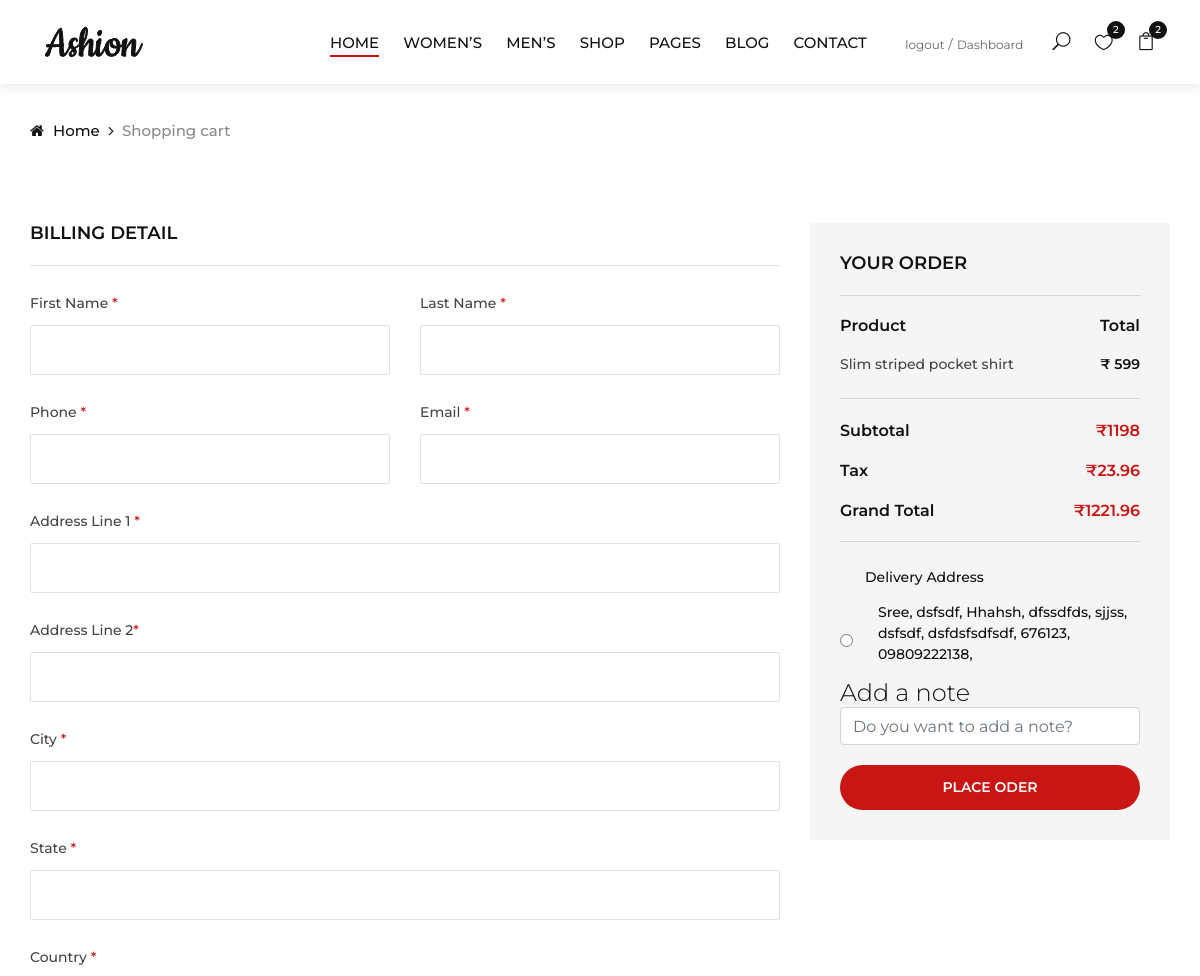
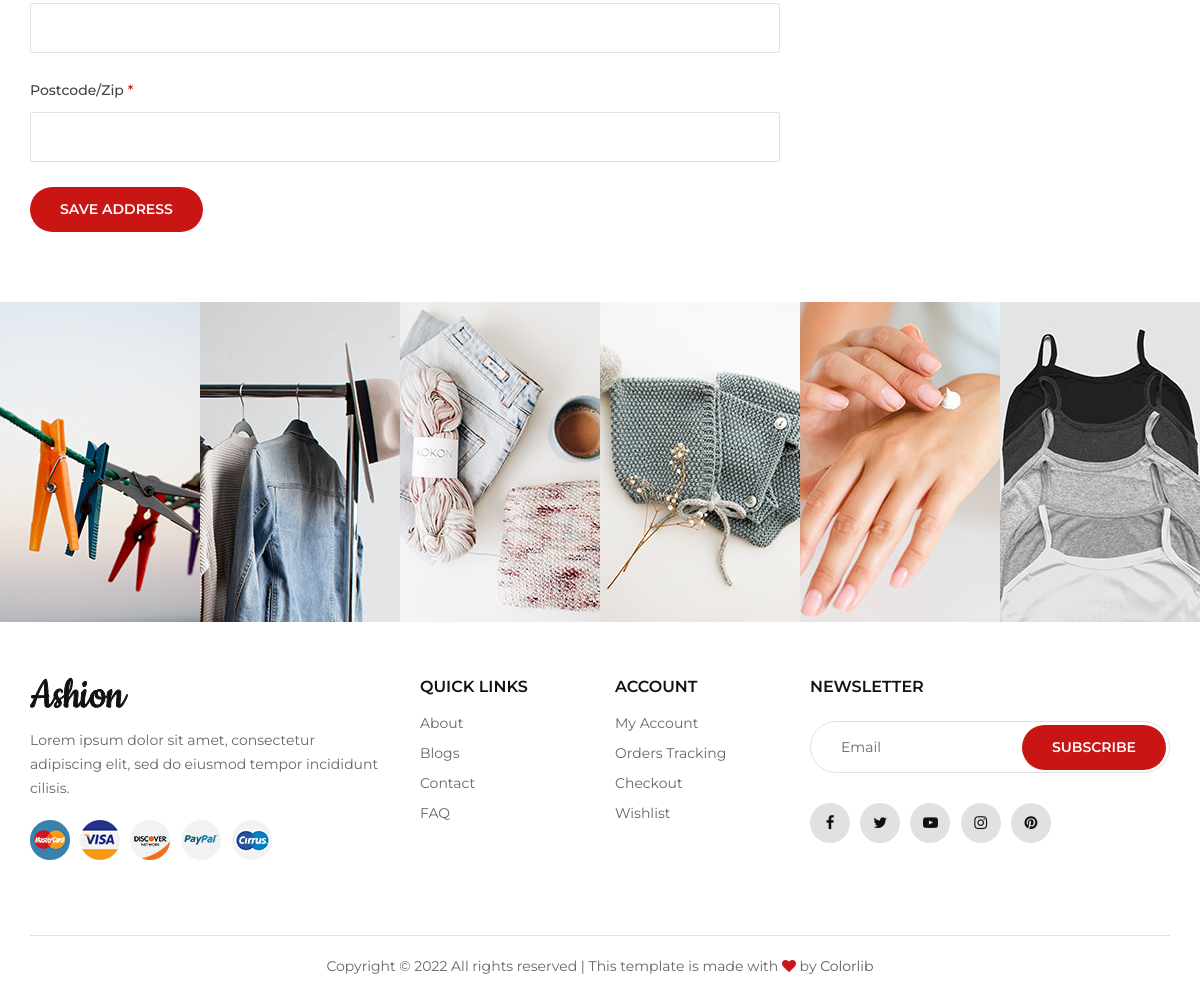
The app's page /cart/checkout/ (signed in) with its own data (2 pictures, top to bottom).
### carts/models.py (models this page shows, shortened)
class CartItem(models.Model):
    user = models.ForeignKey(Account, on_delete=models.CASCADE, null=True)
    product = models.ForeignKey(Product, on_delete=models.CASCADE)
    variations = models.ManyToManyField(Variation, blank=True)
    cart = models.ForeignKey(Cart, on_delete=models.CASCADE,null=True)
    quantity = models.IntegerField()
    is_active = models.BooleanField(default=True)

### store/models.py (models this page shows, shortened)
class Product(models.Model):
    product_name = models.CharField(max_length=255, unique=True)
    slug = models.SlugField(max_length=255, unique=True)
    description = models.TextField(max_length=500, blank=True)
    price = models.IntegerField()
    stock = models.IntegerField()
    images = models.ImageField(upload_to='photos/products')
    cropping = ImageRatioField('images', '512x512')
    image_1 = models.ImageField(upload_to='photos/products',blank=True)
    image_2 = models.ImageField(upload_to='photos/products',blank=True)
    image_3 = models.ImageField(upload_to='photos/products',blank=True)
    image_4 = models.ImageField(upload_to='photos/products',blank=True)
    is_available = models.BooleanField(default=True)
    category = models.ForeignKey(Category, on_delete=models.CASCADE)
    created_date = models.DateTimeField(auto_now_add=True)
    modified_date = models.DateTimeField(auto_now=True)

### orders/models.py (models this page shows, shortened)
class Delivery_address(models.Model):
    user            = models.ForeignKey(Account, on_delete=models.SET_NULL,null=True)
    firstname       = models.CharField(max_length=50,null=False)
    lastname        = models.CharField(max_length=50,null=True)
    addressfield_1  = models.CharField(max_length=250,null=False)
    addressfield_2  = models.CharField(max_length=50,null=True)
    city            = models.CharField(max_length=50,null=False)
    state           = models.CharField(max_length=50,null=False)
    country         = models.CharField(max_length=50,null=False)
    post_code       = models.CharField(max_length=50,null=False)
    phonenumber     = models.CharField(max_length=50,null=False)
    email           = models.EmailField(max_length=50,null=False)
    objects = models.Manager()

### carts/views.py (the view)
# urls.py: path('checkout/',views.checkout,name='checkout'),
@login_required(login_url='login')
def checkout(request, total=0, quantity=0, cart_items=None):
    try:
        tax = 0
        grand_total = 0
        if request.user.is_authenticated:
            cart_items = CartItem.objects.filter(user=request.user, is_active=True)
            address = Delivery_address.objects.filter(user=request.user)
        else:
            cart = Cart.objects.get(cart_id=_cart_id(request))
            cart_items = CartItem.objects.filter(cart=cart, is_active=True)
        for cart_item in cart_items:
            total +=(cart_item.product.price * cart_item.quantity)
            quantity += cart_item.quantity
        tax = (2 * total)/100
        grand_total = total + tax
    except ObjectDoesNotExist:
        pass
    context ={
        'total' : total,
        'quantity' : quantity,
        'cart_items' : cart_items,
        'tax' : tax,
        'grand_total' : grand_total,
        'address': address,
    }
    return render (request, 'checkout.html', context)

### carts/context_processors.py (called while the page is built)
def counter(request):
    cart_count = 0
    if 'admin' in request.path:
        return{}
    else :
        try:
            cart = Cart.objects.filter(cart_id = _cart_id(request))
            if request.user.is_authenticated:
                cart_items = CartItem.objects.all().filter(user=request.user)
            else :
                cart_items = CartItem.objects.all().filter(cart=cart[:1])
            for cart_item in cart_items:
                cart_count += cart_item.quantity
        except Cart.DoesNotExist:
            cart_count = 0
    return dict(cart_count=cart_count)

### carts/views.py (called while the page is built)
def _cart_id(request):
    cart = request.session.session_key
    if not cart :
        cart = request.session.create()
    return cart

### category/context_processors.py (called while the page is built)
def menu_links(request):
    links = Category.objects.all()
    return dict(links=links)

### templates/checkout.html (shortened to what this page needs)
{% extends 'base.html' %} {% load static %} {% block content %}
<div class="breadcrumb-option">
  <div class="container">
    <div class="row">
      <div class="col-lg-12">
        <div class="breadcrumb__links">
          <a href="{% url 'home' %}"><i class="fa fa-home"></i> Home</a>
          <span>Shopping cart</span>
        </div>
      </div>
    </div>
  </div>
</div>
<section class="checkout spad">
  <div class="container">
    <form action="{% url 'save_address' %}" class="checkout__form" method="POST">
      <div class="row">
        <div class="col-lg-8">
          <h5>Billing detail</h5>
          <div class="row">
            <div class="col-lg-6 col-md-6 col-sm-6">
              <div class="checkout__form__input">
                <p>First Name <span>*</span></p>
                <input type="text" name="firstname" required />
              </div>
            </div>
            <div class="col-lg-6 col-md-6 col-sm-6">
              <div class="checkout__form__input">
                <p>Last Name <span>*</span></p>
                <input type="text" name="lastname" required />
              </div>
            </div>
            <div class="col-lg-6 col-md-6 col-sm-6">
              <div class="checkout__form__input">
                <p>Phone <span>*</span></p>
                <input type="text" name="phonenumber" required />
              </div>
            </div>
            <div class="col-lg-6 col-md-6 col-sm-6">
              <div class="checkout__form__input">
                <p>Email <span>*</span></p>
                <input type="email" name="email" required />
              </div>
            </div>
            <div class="col-lg-12">
              <div class="checkout__form__input">
                <p>Address Line 1 <span>*</span></p>
                <input type="text" name='addressfield_1' required />
              </div>
              <div class="checkout__form__input">
                <p>Address Line 2<span>*</span></p>
                <input type="text" name='addressfield_2' required />
              </div>
              <div class="checkout__form__input">
                <p>City <span>*</span></p>
                <input type="text" name="city" required />
              </div>
              <div class="checkout__form__input">
                <p>State <span>*</span></p>
                <input type="text" name="state" required />
              </div>
              <div class="checkout__form__input">
                <p>Country <span>*</span></p>
                <input type="text" name="country" required />
              </div>
              <div class="checkout__form__input">
                <p>Postcode/Zip <span>*</span></p>
                <input type="number" name='post_code'>
            </div>
              <button type="submit" name="submit" class="site-btn">Save Address</button>
            </div>
          </div>
        </div>
      </form>
        <div class="col-lg-4">
          <div class="checkout__order">
            <h5>Your order</h5>
            <div class="checkout__order__product">
              <ul>
                <li>
                  <span class="top__text">Product</span>
                  <span class="top__text__right">Total</span>
                </li>
                {% for cart_items in cart_items %}
                <li>
                  {{cart_items.product.product_name}}<span
                    >₹ {{cart_items.product.price}}</span
                  >
                </li>
                {% endfor %}
              </ul>
            </div>
            <div class="checkout__order__total">
              <ul>
                <li>Subtotal <span>₹{{total}}</span></li>
                <li>Tax <span>₹{{tax}}</span></li>
                <li>Grand Total <span>₹{{grand_total}}</span></li>
              </ul>
            </div>
            <form action="{% url 'place_order' %}" method="post">
            <div class="checkout__order__widget">
              <label for="o-acc">
                Delivery Address
              </label>
              {% for address in address %}
                    <div style="display: flex">
                        <input style="display: inline" type="radio" id="address" name="address" value="{{address.id}}">
                        <label style="display: inline">
                            {{address.firstname}},
                            {{address.lastname}},
                            {{address.addressfield_1}},
                            {{address.addressfield_2}},
                            {{address.city}},
                            {{address.state}},
                            {{address.country}},
                            {{address.post_code}},
                            {{address.phonenumber}},
                        </label>
                    </div>
                    {% endfor %}
                    <div class="checkout__order__widget">
                        <h4 style="font-weight: 300;">Add a note</h4>
                        <input type="text" name='ordernote' placeholder="Do you want to add a note?"
                            class="form-control">
                    </div>
            </div>
            <button type="submit" name="submit" class="site-btn">Place oder</button>
          </form>
          </div>
        </div>
      </div>
</section>
<div class="instagram">
  <div class="container-fluid">
    <div class="row">
      <div class="col-lg-2 col-md-4 col-sm-4 p-0">
        <div
          class="instagram__item set-bg"
          data-setbg="{% static 'img/instagram/insta-1.jpg' %}"
        >
        </div>
      </div>
      <div class="col-lg-2 col-md-4 col-sm-4 p-0">
        <div
          class="instagram__item set-bg"
          data-setbg="{% static 'img/instagram/insta-2.jpg' %}"
        >
        </div>
      </div>
      <div class="col-lg-2 col-md-4 col-sm-4 p-0">
        <div
          class="instagram__item set-bg"
          data-setbg="{% static 'img/instagram/insta-3.jpg' %}"
        >
        </div>
      </div>
      <div class="col-lg-2 col-md-4 col-sm-4 p-0">
        <div
          class="instagram__item set-bg"
          data-setbg="{% static 'img/instagram/insta-4.jpg' %}"
        >
        </div>
      </div>
      <div class="col-lg-2 col-md-4 col-sm-4 p-0">
        <div
          class="instagram__item set-bg"
          data-setbg="{% static 'img/instagram/insta-5.jpg' %}"
        >
        </div>
      </div>
      <div class="col-lg-2 col-md-4 col-sm-4 p-0">
        <div
          class="instagram__item set-bg"
          data-setbg="{% static 'img/instagram/insta-6.jpg' %}"
        >
        </div>
      </div>
    </div>
  </div>
</div>
{% endblock content %}

### static/css/style.css (style rules this page uses)
html, body { height: 100%; font-family: "Montserrat", sans-serif; -webkit-font-smoothing: antialiased; }
h1, h2, h3, h4, h5, h6 { margin: 0; color: #111111; font-weight: 400; font-family: "Montserrat", sans-serif; }
h4 { font-size: 24px; }
h5 { font-size: 18px; }
p { font-size: 14px; font-family: "Montserrat", sans-serif; color: #666666; font-weight: 400; line-height: 24px; margin: 0 0 15px 0; }
ul, ol { padding: 0; margin: 0; }
.set-bg { background-repeat: no-repeat; background-size: cover; background-position: top center; }
.spad { padding-top: 100px; padding-bottom: 100px; }
.site-btn { font-size: 14px; color: #ffffff; background: #ca1515; font-weight: 600; border: none; text-transform: uppercase; display: inline-block; padding: 12px 30px; border-radius: 50px; }
.instagram__item { height: 320px; display: -webkit-box; display: -ms-flexbox; display: flex; -webkit-box-align: center; -ms-flex-align: center; align-items: center; -webkit-box-pack: center; -ms-flex-pack: center; justify-content: center; position: relative; z-index: 1; }
.instagram__item:after { position: absolute; left: 0; top: 0; height: 100%; width: 100%; background: rgba(255, 255, 255, 0.9); content: ""; opacity: 0; z-index: -1; -webkit-transition: all, 0.3s; -o-transition: all, 0.3s; transition: all, 0.3s; }
.breadcrumb-option { padding-top: 35px; }
.breadcrumb__links a { font-size: 15px; font-weight: 500; color: #111111; margin-right: 18px; display: inline-block; position: relative; }
.breadcrumb__links a:after { position: absolute; right: -14px; top: 0; content: ""; font-family: "FontAwesome"; }
.breadcrumb__links a i { margin-right: 5px; }
.breadcrumb__links span { font-size: 15px; font-weight: 500; color: #888888; display: inline-block; }
.checkout { padding-top: 80px; padding-bottom: 70px; }
.checkout__form h5 { color: #111111; font-weight: 600; text-transform: uppercase; border-bottom: 1px solid #e1e1e1; padding-bottom: 20px; margin-bottom: 25px; }
.checkout__form .checkout__form__input p { color: #444444; font-weight: 500; margin-bottom: 10px; }
.checkout__form .checkout__form__input p span { color: #ca1515; }
.checkout__form .checkout__form__input input { height: 50px; width: 100%; border: 1px solid #e1e1e1; border-radius: 2px; margin-bottom: 25px; font-size: 14px; padding-left: 20px; color: #666666; }
.checkout__form .checkout__form__input input::placeholder { color: #666666; }
.checkout__order { background: #f5f5f5; padding: 30px; }
.checkout__order h5 { border-bottom: 1px solid #d7d7d7; margin-bottom: 18px; }
.checkout__order .site-btn { width: 100%; }
.checkout__order__product { border-bottom: 1px solid #d7d7d7; padding-bottom: 22px; }
.checkout__order__product ul li { list-style: none; font-size: 14px; color: #444444; font-weight: 500; overflow: hidden; margin-bottom: 14px; line-height: 24px; }
.checkout__order__product ul li:last-child { margin-bottom: 0; }
.checkout__order__product ul li span { font-size: 14px; color: #111111; font-weight: 600; float: right; }
.checkout__order__product ul li .top__text { font-size: 16px; color: #111111; font-weight: 600; float: left; }
.checkout__order__product ul li .top__text__right { font-size: 16px; color: #111111; font-weight: 600; float: right; }
.checkout__order__total { padding-top: 12px; border-bottom: 1px solid #d7d7d7; padding-bottom: 10px; margin-bottom: 25px; }
.checkout__order__total ul li { list-style: none; font-size: 16px; color: #111111; font-weight: 600; overflow: hidden; line-height: 40px; }
.checkout__order__total ul li span { color: #ca1515; float: right; }
.checkout__order__widget { padding-bottom: 10px; }
.checkout__order__widget label { display: block; padding-left: 25px; font-size: 14px; font-weight: 500; color: #111111; position: relative; cursor: pointer; margin-bottom: 14px; }
@media only screen and (min-width: 1200px) { .container { max-width: 1170px; } }

### records on screen
CartItem: product.product_name "Slim striped pocket shirt", product.price "599"
Delivery_address: firstname "Sree", lastname "dsfsdf", addressfield_1 "Hhahsh", addressfield_2 "dfssdfds", city "sjjss", state "dsfsdf", country "dsfdsfsdfsdf", post_code "676123", phonenumber "09809222138"

### other values on screen
{{ cart_count }} "2"
{{ total }} "1198"
{{ tax }} "23.96"
{{ grand_total }} "1221.96"
